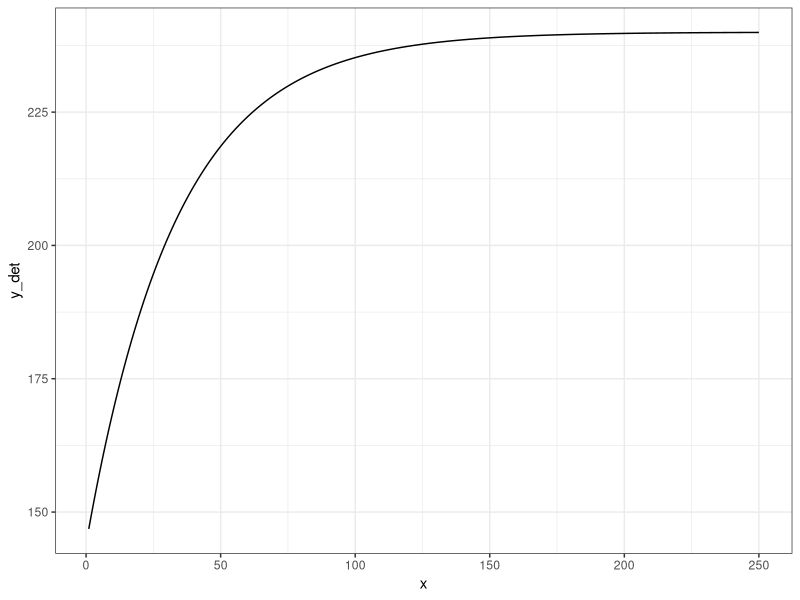
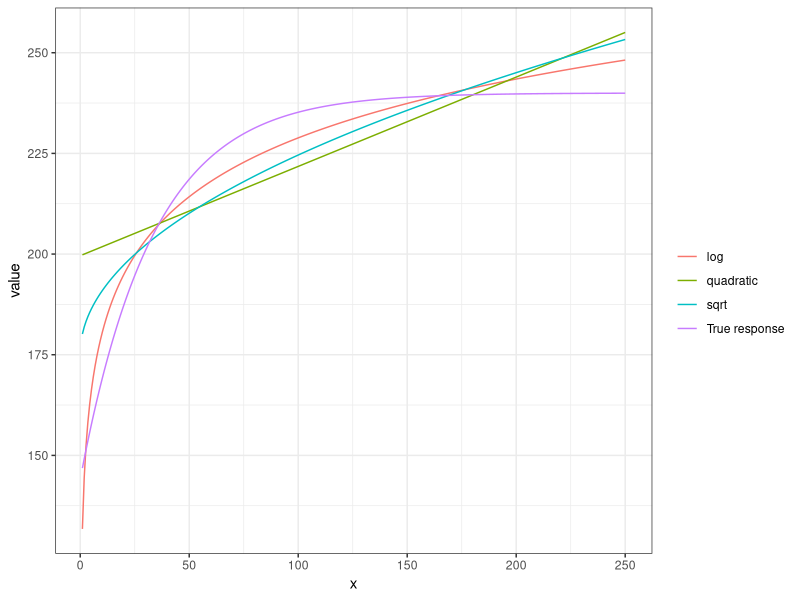
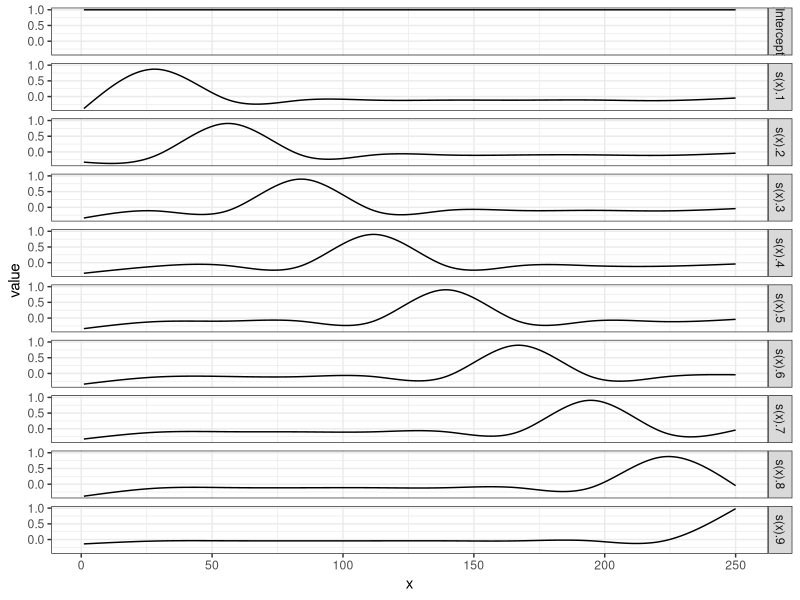
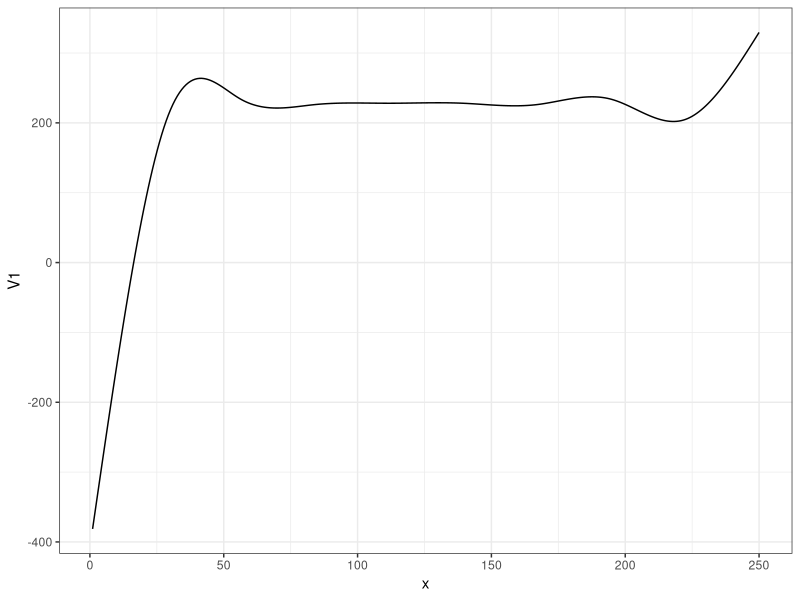
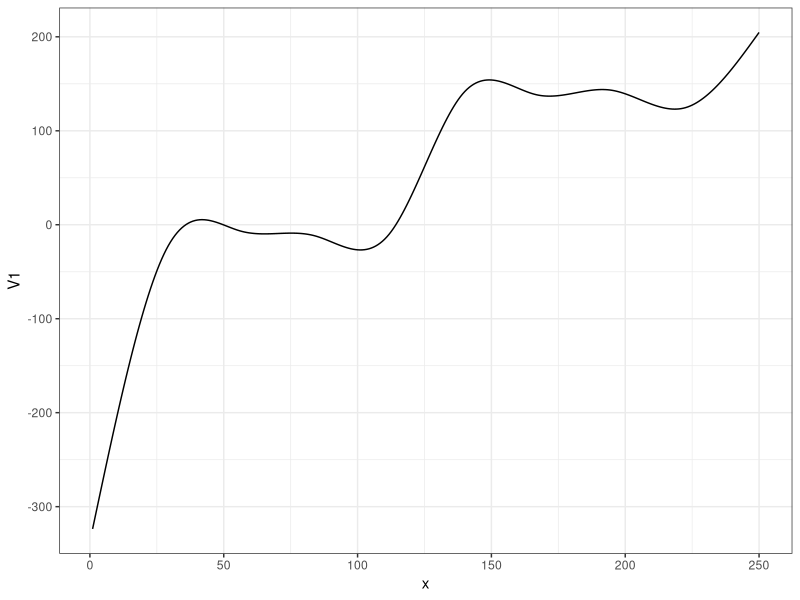
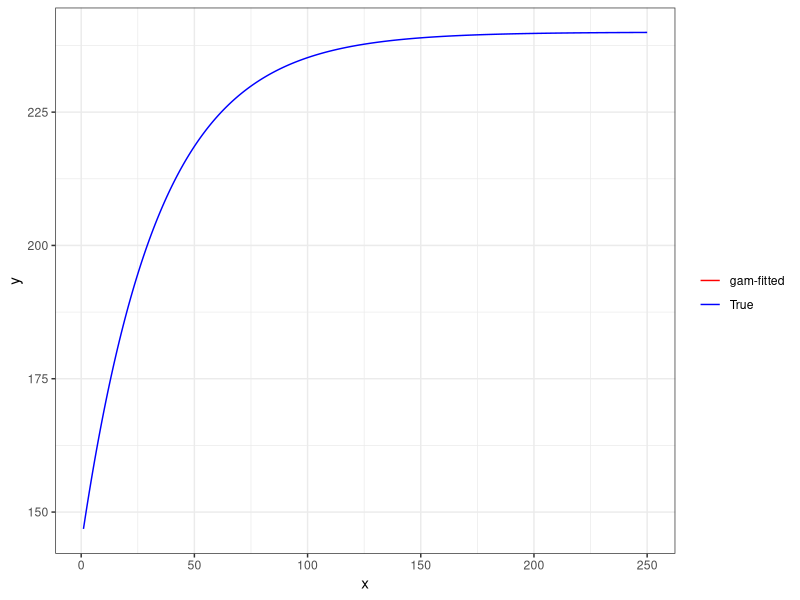
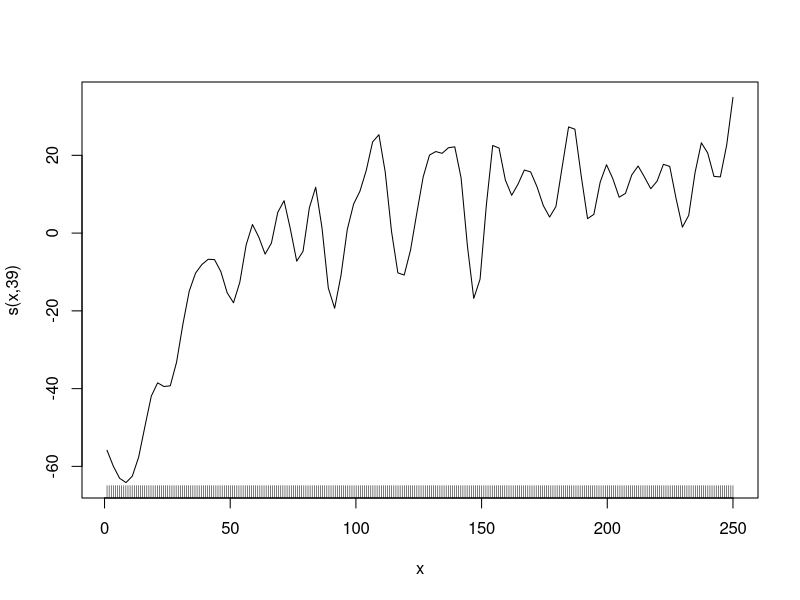
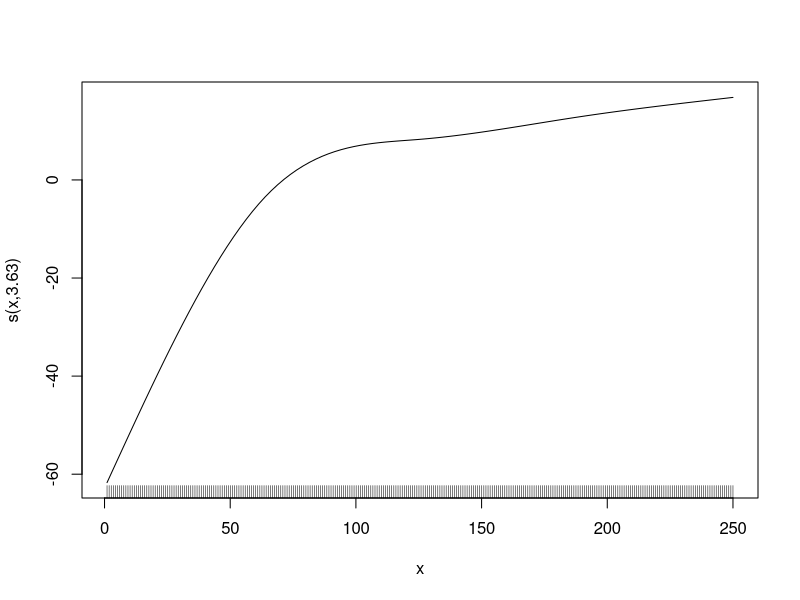

Generate these figures, in order, with R: (Note: this script raises an error after producing the figures.)
## ---- chunk 1
#| include: false

library(data.table)
library(tidyverse)
library(mgcv)
library(parallel)
library(patchwork)
library(caret)
## ---- chunk 2
#| fig-height: 3
#| fig-width: 5
#| fig-align: center

set.seed(83944)

#=== generate data ===#
N <- 300 # number of observations
x <- seq(1, 250, length = N) 
y_det <- 240 * (1 - 0.4 * exp(- 0.03 * x))
e <- 25 * rnorm(N) # error
data <- data.table(x = x, y = y_det + e, y_det = y_det)

#=== plot ===#
(
g_base <- ggplot(data) +
  geom_line(aes(y = y_det, x = x)) +
  theme_bw()
)
## ---- chunk 3
#=== sqrt ===#
lm_sq <- lm(y_det ~ sqrt(x), data = data)
data[, y_hat_sqrt := lm_sq$fit]

#=== log ===#
lm_log <- lm(y_det ~ log(x), data = data)
data[, y_hat_log := lm_log$fit]

#=== quadratic ===#
lm_quad <- lm(y_det ~ x + x^2, data = data)
data[, y_hat_quad := lm_quad$fit]
## ---- chunk 4
#| code-fold: true
#| fig-height: 3
#| fig-width: 6
#| fig-align: center


plot_data <-
  melt(data, id.var = "x") %>% 
  .[variable != "y", ] %>% 
  .[, fit_case := fcase(
    variable == "y_det", "True response",
    variable == "y_hat_sqrt", "sqrt",
    variable == "y_hat_log", "log",
    variable == "y_hat_quad", "quadratic"
  )]

ggplot(plot_data) +
  geom_line(aes(y = value, x = x, color = fit_case)) +
  scale_color_discrete(name = "") +
  theme_bw()
## ---- chunk 5
#| code-fold: true
#| fig-height: 9 
#| fig-width: 5 
#| fig-align: center

basis_data <-
  gam(y_det ~ s(x, k = 10, bs = "cr"), data = data) %>% 
  predict(., type = "lpmatrix") %>% 
  data.table() %>% 
  .[, x := data[, x]] %>% 
  melt(id.var = "x")

ggplot(data = basis_data) +
  geom_line(aes(y = value, x = x)) +
  facet_grid(variable ~ .) +
  theme_bw()
## ---- chunk 6
#| code-fold: true
#| fig-height: 3
#| fig-width: 5
#| fig-align: center

data.table(
  variable = unique(basis_data$variable),
  coef = rep(200, 10)
) %>% 
.[basis_data, on = "variable"] %>% 
.[, sum(coef * value), by = x] %>% 
ggplot(data = .) +
  geom_line(aes(y = V1, x = x)) +
  theme_bw()
## ---- chunk 7
#| code-fold: true
#| fig-height: 3
#| fig-width: 5
#| fig-align: center

data.table(
  variable = unique(basis_data$variable),
  coef = c(rep(50, 5), rep(200, 5))
) %>% 
.[basis_data, on = "variable"] %>% 
.[, sum(coef * value), by = x] %>% 
ggplot(data = .) +
  geom_line(aes(y = V1, x = x)) +
  theme_bw()
## ---- chunk 8
gam_fit <- gam(y_det ~ s(x, k = 10, bs = "cr"), data = data)
## ---- chunk 9
gam_fit$coefficient
## ---- chunk 10
#| code-fold: true
#| fig-height: 3
#| fig-width: 6
#| fig-align: center
data.table(
  variable = unique(basis_data$variable)[-1],
  coef = gam_fit$coefficient[-1]
) %>% 
.[basis_data, on = "variable"] %>% 
.[, .(y_no_int = sum(coef * value)), by = x] %>% 
.[, y_hat := gam_fit$coefficient[1] + y_no_int] %>% 
ggplot(data = .) +
  geom_line(aes(y = y_hat, x = x, color = "gam-fitted")) +
  geom_line(data = data, aes(y = y_det, x = x, color = "True")) +
  scale_color_manual(
    name = "",
    values = c("gam-fitted" = "red", "True" = "blue")
  ) +
  ylab("y") +
  xlab("x") +
  theme_bw()
## ---- chunk 11
#| code-fold: true
gam_fit_wiggly <- gam(y ~ s(x, k = 40, bs = "cr", sp = 0), data = data)
plot(gam_fit_wiggly, se = FALSE)

gam_fit_smooth <- gam(y ~ s(x, k = 5, bs = "cr"), data = data)
plot(gam_fit_smooth, se = FALSE)
## ---- chunk 12
#| code-fold: true
#| fig-height: 3
#| fig-width: 5
#| fig-align: center

#=== fit ===#
gam_fit_wiggly <- gam(y ~ s(x, k = 40, bs = "cr", sp = 0), data = data)

#=== assign the fitted values to a variable ===#
data[, y_hat := gam_fit_wiggly$fitted.values]

#=== plot ===#
ggplot(data = data) +
  geom_line(aes(y = y_hat, x = x), color = "red") +
  geom_point(aes(y = y, x = x), size = 0.7) +
  theme_bw()
## ---- chunk 13
#| fig-height: 3
#| fig-width: 5
#| fig-align: center

#=== fit ===#
gam_fit_wiggly <- gam(y ~ s(x, k = 3, bs = "cr", sp = 0), data = data)

#=== assign the fitted values to a variable ===#
data[, y_hat := gam_fit_wiggly$fitted.values]

#=== plot ===#
ggplot(data = data) +
  geom_line(aes(y = y_hat, x = x), color = "red") +
  geom_point(aes(y = y, x = x), size = 0.7) +
  theme_bw()
## ---- chunk 14
#| fig-height: 3
#| fig-width: 5
#| fig-align: center

#=== fit ===#
gam_fit_cv <- gam(y ~ s(x, k = 40, bs = "cr"), data = data)

#=== assign the fitted values to a variable ===#
data[, y_hat := gam_fit_cv$fitted.values]

#=== plot ===#
ggplot(data = data) +
  geom_line(aes(y = y_hat, x = x), color = "red") +
  geom_point(aes(y = y, x = x), size = 0.7) +
  theme_bw()
## ---- chunk 15
#| fig-cap: Kernel function examples
#| label: fig-kernel 
#| code-fold: true
#| fig-width: 6

u_seq <- seq(-3, 3, length = 1000)

uni_data <- 
  data.table(
    u = u_seq,
    d = 1/2
  ) %>% 
  .[, type := "Uniform"] %>% 
  .[abs(u) > 1, d := 0]

epanechnikov_data <- 
  data.table(
    u = u_seq
  ) %>% 
  .[, d := 3 / 4 * (1-u^2)] %>% 
  .[, type := "Epanechnikov"] %>% 
  .[abs(u) > 1, d := 0]

gaussian_data <-
  data.table(
    u = u_seq
  ) %>% 
  .[, d := dnorm(u)] %>% 
  .[, type:= "Gaussian"]

all_data <- 
  rbind(uni_data, epanechnikov_data, gaussian_data) %>% 
  .[, type := factor(type, levels = c("Uniform", "Epanechnikov", "Gaussian"))]

ggplot(all_data) +
  geom_line(aes(y = d, x = u), color = "blue") +
  facet_grid(type ~ .) +
  theme_bw()

## ---- chunk 16
#| fig-cap: Weights under h = 2 and h = 5.
#| label: fig-weights
#| echo: false
#--------------------------
# h = 2
#--------------------------
h <- 2

kernel_data <- 
  data.table(
    x = seq(90, 110, length = 1000),
    d = 1/2
  ) %>% 
  .[abs((x - 100)/h) > 1, d := 0]

weight_data_h2 <- 
  copy(data) %>% 
  .[, u := (x - 100) / h] %>% 
  .[, weight := fifelse(abs(u) <= 1, 1/2, 0)] %>% 
  .[weight != 0, id := 1:.N]

g_point_h2 <- 
  ggplot() +
  geom_point(
    data = weight_data_h2, 
    aes(y = y, x = x),
    size = 0.5
  ) +
  geom_point(
    data = weight_data_h2[weight != 0, ], 
    aes(y = y, x = x),
    color = "red"
  ) + 
  geom_text(
    data = weight_data_h2[weight != 0, ], 
    aes(y = y , x = x - 1, label = id),
    color = "blue",
    size = 3
  ) + 
  theme_bw() +
  xlim(90, 110) +
  ggtitle("Data points: h = 2")

g_weight_h2 <-
  ggplot() +
  geom_line(
    data = kernel_data,
    aes(y = d, x = x)
  )  +
  geom_point(
    data = weight_data_h2[weight!=0, ], 
    aes(y = weight, x = x),
    color = "red"
  )  +
  geom_point(
    data = weight_data_h2[weight==0, ], 
    aes(y = weight, x = x),
    color = "black"
  )  +
  geom_text(
    data = weight_data_h2[weight != 0, ], 
    aes(y = weight + 0.02, x = x, label = id),
    color = "blue",
    size = 3
  ) +
  xlim(90, 110) +
  theme_bw() +
  ylab("K((x - 100)/h)") +
  xlab("x") +
  ggtitle("Corresponding weights: h = 2")

g_h2 <- g_point_h2 / g_weight_h2

#--------------------------
# h = 2
#--------------------------
h <- 5

kernel_data <- 
  data.table(
    x = seq(90, 110, length = 1000),
    d = 1/2
  ) %>% 
  .[abs((x - 100)/h) > 1, d := 0]

weight_data_h5 <- 
  copy(data) %>% 
  .[, u := (x - 100) / h] %>% 
  .[, weight := fifelse(abs(u) <= 1, 1/2, 0)] %>% 
  .[weight != 0, id := 1:.N]

g_point_h5 <- 
  ggplot() +
  geom_point(
    data = weight_data_h5, 
    aes(y = y, x = x),
    size = 0.5
  ) +
  geom_point(
    data = weight_data_h5[weight != 0, ], 
    aes(y = y, x = x),
    color = "red"
  ) + 
  geom_text(
    data = weight_data_h5[weight != 0, ], 
    aes(y = y , x = x - 1, label = id),
    color = "blue",
    size = 3
  ) + 
  theme_bw() +
  xlim(90, 110) +
  ggtitle("Data points: h = 5")

g_weight_h5 <-
  ggplot() +
  geom_line(
    data = kernel_data,
    aes(y = d, x = x)
  )  +
  geom_point(
    data = weight_data_h5[weight!=0, ], 
    aes(y = weight, x = x),
    color = "red"
  )  +
  geom_point(
    data = weight_data_h5[weight==0, ], 
    aes(y = weight, x = x),
    color = "black"
  ) + 
  geom_text(
    data = weight_data_h5[weight != 0, ], 
    aes(y = weight + 0.02, x = x, label = id),
    color = "blue",
    size = 3
  ) +
  xlim(90, 110) +
  theme_bw() +
  ylab("K((x - 100)/h)") +
  xlab("x") +
  ggtitle("Corresponding weights: h = 5")

g_h5 <- g_point_h5 / g_weight_h5

g_h2 | g_h5

## ---- chunk 17
x0 <- 120
h <- 10

lr_data <-
  copy(data) %>% 
  #=== calculate u ===#
  .[, u := (x - x0)/h] %>% 
  #=== K(u) ===#
  .[, k_of_u := 3 / 4 * (1-u^2)] %>% 
  #=== turn k_of_u to 0 if abs(u) > 1  ===#
  .[abs(u) >= 1, k_of_u := 0] %>% 
  #=== find the weight ===#
  .[, weight := k_of_u / sum(k_of_u)]
## ---- chunk 18
lr_data[weight != 0, .(x, y, k_of_u, weight)]
## ---- chunk 19
(
y_hat_x120 <- lr_data[, sum(weight * y)]
)
## ---- chunk 20
est_y_nw <- function(data, x0, h)
{
  y_hat <-
    copy(data) %>% 
    #=== calculate u ===#
    .[, u := (x - x0)/h] %>% 
    #=== K(u) ===#
    .[, k_of_u := 3 / 4 * (1-u^2)] %>% 
    #=== turn k_of_u to 0 if abs(u) > 1  ===#
    .[abs(u) >= 1, k_of_u := 0] %>% 
    #=== find the weight ===#
    .[, weight := k_of_u / sum(k_of_u)] %>% 
    .[, sum(weight * y)]

  return(y_hat)
}
## ---- chunk 21
#=== sequence of values of x to do predictions at ===#
x_seq <- seq(data[, min(x)], data[, max(x)], length = 100)

#=== predict ===#
y_hat_seq <-
  lapply(
    x_seq,
    function(x) est_y_nw(data, x, 10)
  ) %>% 
  unlist()
## ---- chunk 22
#| code-fold: true
#| fig-cap: Predictions at various values of x
#| label: fig-nw
#| fig-align: center
#| fig-width: 5
#| fig-height: 4

data_plot <- 
  data.table(
    x = x_seq,
    y_hat = y_hat_seq
  )

ggplot() +
  geom_line(
    data = data_plot,
    aes(y = y_hat, x = x),
    color = "red"
  ) +
  geom_point(
    data = data_plot,
    aes(y = y_hat, x = x),
    color = "red"
  ) +
  geom_point(
    data = data,
    aes(y = y, x = x)
  ) +
  theme_bw()
## ---- chunk 23
#| code-fold: true

get_y_hat_given_h <- function(data, x_seq, h_val)
{
  y_hat_seq <-
    lapply(
      x_seq,
      function(x) est_y_nw(data, x, h_val)
    ) %>% 
    unlist()

  return_data <-
    data.table(
      x = x_seq,
      y_hat = y_hat_seq
    ) %>% 
    .[, h := h_val]

  return(return_data)
}

y_hat_h_various <- 
  lapply(
    c(2, 10, 20, 50),
    function(x) get_y_hat_given_h(data, x_seq, x)
  ) %>% 
  rbindlist()
## ---- chunk 24
#| code-fold: true
#| fig-cap: Fitted curves at different values of h 
#| label: fig-fitted-curves-h
ggplot(y_hat_h_various) +
  geom_point(data = data, aes(y = y, x = x), size = 0.8) +
  geom_line(aes(y = y_hat, x = x), color = "red") +
  facet_wrap(h ~ .) +
  theme_bw()
## ---- chunk 25
x0 <- 150
h <- 10

lr_data <-
  copy(data) %>% 
  #=== calculate u ===#
  .[, u := (x - x0)/h] %>% 
  #=== K(u) ===#
  .[, k_of_u := 3 / 4 * (1-u^2)] %>% 
  #=== turn k_of_u to 0 if abs(u) > 1  ===#
  .[abs(u) >= 1, k_of_u := 0] %>% 
  #=== find the weight ===#
  .[, weight := k_of_u / sum(k_of_u)] %>% 
  .[, x_diff := x - x0]

#=== run linear regression with the weights ===#
ols_res <- lm(y ~ x_diff, data = lr_data, weights = weight)

#=== predict ===#
(
y_hat_x0 <- ols_res$coefficient["(Intercept)"]
)
## ---- chunk 26
#=== run linear regression with the weights no centering around x0 ===#
ols_res <- lm(y ~ x, data = lr_data, weights = weight)

#=== predict ===#
(
y_hat_x0 <- predict(ols_res, newdata = data.table(x = x0))
)
## ---- chunk 27
#| code-fold: true

plot_data <-
  data.table(
    k = c(1, 5, 10, 20)
  ) %>% 
  rowwise() %>% 
  mutate(knn_fit = list(
    knnreg(y ~ x, k = k, data = data)
  )) %>% 
  mutate(eval_data = list(
    data.table(x = seq(0, 250, length = 1000)) %>% 
    .[, y := predict(knn_fit, newdata = .)]
  )) %>% 
  dplyr::select(k, eval_data) %>% 
  unnest() %>% 
  mutate(k_txt = paste0("k = ", k)) %>% 
  mutate(k_txt = factor(k_txt, levels = paste0("k = ", c(1, 5, 10, 20))))

ggplot() +
  geom_point(data = data, aes(y = y, x = x), color = "darkgray", size = 0.7) +
  geom_line(data = plot_data, aes(y = y, x = x), color = "red") +
  facet_wrap(k_txt ~ ., nrow = 2) +
  theme_bw()

## ---- chunk 28
#| code-fold: true

mc_run <- function(i)
{
  print(i) # progress tracker

  #=== set the number of observations (not really have to be inside the function..) ===#
  N <- 1000

  #=== generate the data ===#
  x <- 3 * runif(N)
  e <- 2 * rnorm(N)
  y <- log(x) + e

  data <-
    data.table(
      x = x,
      y = y
    )

  eval_data <- data.table(x = c(1, 2))

  #=== linear model with OLS ===#
  lm_trained <- lm(y ~ log(x), data = data)
  te_lm <- lm_trained$coefficient["log(x)"] * log(2)

  #=== gam ===#
  gam_trained <- gam(y ~ s(x, k = 5), data = data)
  y_hat_gam <- predict(gam_trained, newdata = eval_data)
  te_gam <- y_hat_gam[2] - y_hat_gam[1]

  #=== KNN ===#
  knn_trained <- knnreg(y ~ x, k = 10, data = data)
  y_hat_knn <- predict(knn_trained, newdata = eval_data)
  te_knn <- y_hat_knn[2] - y_hat_knn[1]
  
  #=== combined the results ===#
  return_data <-
    data.table(
      te = c(te_lm, te_gam, te_knn),
      type = c("lm", "gam", "knn")
    )

  return(return_data)
}

set.seed(5293)

mc_results <-
  mclapply(
    1:500,
    mc_run,
    mc.cores = detectCores() * 3 / 4
  ) %>% 
  rbindlist()

# lapply(
#   1:100,
#   mc_run
# )
## ---- chunk 29
#| fig-cap: Results of the MC simulations on the efficiency of various methods
#| label: fig-mc-efficiency
#| code-fold: true
#| fig-height: 4 
#| fig-width: 6 
#| fig-align: center 

ggplot(data = mc_results) +
  geom_density(aes(x = te, fill = type), alpha = 0.4) +
  geom_vline(xintercept = log(2)) +
  theme_bw()
